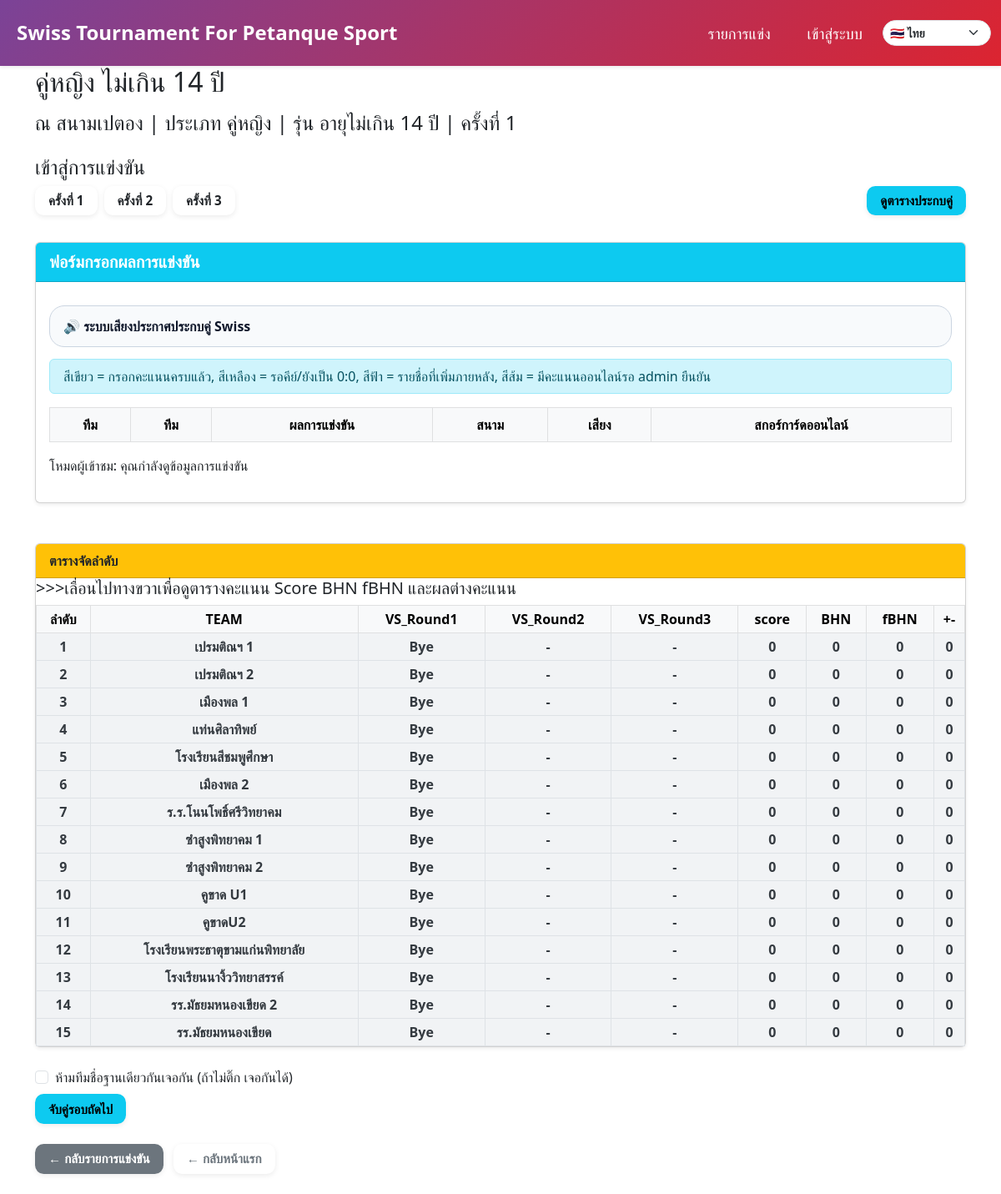
Screenshot of /event/3/round/1 with the database file from the repository.
### models.py (models this page shows)
class Event(db.Model):
    __tablename__ = "events"
    id = db.Column(db.Integer, primary_key=True)
    name = db.Column(db.String(100), nullable=False)
    location = db.Column(db.String(100))
    category = db.Column(db.String(50))
    sex = db.Column(db.String(50))
    age_group = db.Column(db.String(50))
    rounds = db.Column(db.Integer)
    competition_format = db.Column(db.String(40), nullable=False, default="swiss")
    current_round = db.Column(db.Integer, default=1)
    date = db.Column(db.Date, nullable=True)
    auto_field_enabled = db.Column(db.Boolean, default=False)
    field_prefix = db.Column(db.String(10), default='')  # เช่น 'A', ''
    field_start = db.Column(db.Integer, default=1)
    field_max = db.Column(db.Integer, default=16)
    field_exclude = db.Column(db.String, default='')  # เช่น '3,7,11
    logo_filename = db.Column(db.Text)  # เก็บเป็น JSON list
    is_finished = db.Column(db.Boolean, default=False, nullable=False)
    finished_at = db.Column(db.DateTime, nullable=True)
    finished_by_id = db.Column(db.Integer, db.ForeignKey("users.id"), nullable=True)
    created_at = db.Column(db.DateTime, server_default=text('CURRENT_TIMESTAMP'), nullable=True)
    creator_id = db.Column(db.Integer, db.ForeignKey("users.id"), nullable=False)
    tournament_id = db.Column(db.Integer, db.ForeignKey("tournaments.id"), nullable=True, index=True)
    teams = db.relationship("Team", backref="event", cascade="all, delete-orphan", lazy=True)
    matches = db.relationship("Match", backref="event", cascade="all, delete-orphan", lazy=True)

class Team(db.Model):
    __tablename__ = "teams"
    id = db.Column(db.Integer, primary_key=True)
    name = db.Column(db.String(100), nullable=False)
    event_id = db.Column(db.Integer, db.ForeignKey("events.id"), nullable=False)

### app.py (the view, shortened to what this page needs)
@app.route('/event/<int:event_id>/round/<int:round>', methods=['GET', 'POST'])
def round_matches(event_id, round):
    event = Event.query.get(event_id)
    if event is None:
        flash("ไม่พบรายการแข่งขันนี้", "warning")
        return redirect(url_for("index"))
    try:
        event.logo_list = json.loads(event.logo_filename) if event.logo_filename else []
    except Exception:
        event.logo_list = []
    matches = Match.query.filter_by(event_id=event_id, round=round).order_by(Match.field.asc(), Match.id.asc()).all()
    teams = {team.id: team.name for team in Team.query.filter_by(event_id=event_id).all()}
    auto_assign_field = event.auto_field_enabled
    rounds = db.session.query(Match.round).filter_by(event_id=event_id).distinct().order_by(Match.round).all()
    rounds = [r[0] for r in rounds]
    def generate_field_numbers(event, count):
        prefix = event.field_prefix or ''
        start = event.field_start or 1
        max_field = event.field_max or 16
        exclude_str = event.field_exclude or ''
        exclude = set(x.strip() for x in exclude_str.split(',') if x.strip())
        fields = []
        num = start
        while len(fields) < count and num < start + max_field * 10:
            field_name = f"{prefix}{num}"
            if field_name not in exclude:
                fields.append(field_name)
            num += 1
        return fields
    standings = calculate_standings(event_id)
    total_rounds = event.rounds if event.rounds else db.session.query(db.func.max(Match.round)).filter(Match.event_id == event_id).scalar() or 1
    auto_fields = generate_field_numbers(event, len(matches)) if auto_assign_field else []
    all_current_round_locked = bool(matches) and all(m.is_locked for m in matches)
    is_last_configured_round = bool(total_rounds) and round >= total_rounds
    live_version, _ = _round_live_state(event_id, round)
    return render_template(
        "round_matches.html",
        event=event,
        matches=matches,
        teams=teams,
        round=round,
        standings=standings,
        total_rounds=total_rounds,
        auto_assign_field=auto_assign_field,
        auto_fields=auto_fields,
        error_message=None,
        selected_round=round,  # ✅ ส่งตัวแปรนี้ไปให้ HTML
        all_current_round_locked=all_current_round_locked,
        is_last_configured_round=is_last_configured_round,
        live_version=live_version,
    )

### app.py (called while the page is built, shortened)
def get_current_lang():
    lang = request.args.get("lang") or session.get("lang") or "th"
    if lang not in SUPPORTED_LANGS:
        lang = "th"
    session["lang"] = lang
    return lang

@app.context_processor
def inject_i18n():
    lang = get_current_lang()
    return {
        "current_lang": lang,
        "supported_langs": SUPPORTED_LANGS,
        "text_translations": TEXT_TRANSLATIONS,
        "t": lambda key: translate(key, lang),
    }

def _round_live_state(event_id, round_no=None):
    query = Match.query.filter_by(event_id=event_id)
    if round_no:
        query = query.filter_by(round=round_no)
    matches = query.order_by(Match.round.asc(), Match.field.asc(), Match.id.asc()).all()
    team_ids = set()
    for match in matches:
        if match.team1_id:
            team_ids.add(match.team1_id)
        if match.team2_id:
            team_ids.add(match.team2_id)
    team_map = {team.id: team.name for team in Team.query.filter(Team.id.in_(team_ids)).all()} if team_ids else {}
    rows = []
    version_rows = []
    raw = json.dumps(version_rows, ensure_ascii=False, sort_keys=True, default=str)
    version = hashlib.sha1(raw.encode('utf-8')).hexdigest()
    return version, rows

@app.before_request
def protect_mutating_object_routes():
    if request.method not in {'POST', 'PUT', 'PATCH', 'DELETE'} or not current_user.is_authenticated:
        return None

### i18n.py (called while the page is built)
def translate(key, lang="th"):
    table = TRANSLATIONS.get(key, {})
    return table.get(lang) or table.get("th") or key

### templates/round_matches.html (shortened to what this page needs)
{% import 'macros.html' as macros %}
{% extends 'base.html' %}
{% block content %}
<div class="container mb-4">
  <h2 class="mb-3">{{ event.name }}</h2>
  <h4 class="mb-4">ณ {{ event.location }} | ประเภท {{ event.category }}{{ event.sex }} | รุ่น {{ event.age_group
    }} |
    {% if selected_round %} ครั้งที่ {{ selected_round }} {% else %} ทุกคู่แข่งขัน {% endif %}
  </h4>
  <div class="mb-4">
    <h4>เข้าสู่การแข่งขัน</h4>
    <div class="d-flex justify-content-between align-items-center flex-wrap mb-4">
      <div class="d-flex flex-wrap align-items-center">
        {% for round_num in range(1, event.rounds + 1) %}
        <a href="{{ url_for('round_matches', event_id=event.id, round=round_num) }}"
          class="btn btn-outline-dark mb-2 me-2 {% if round_num == current_round %}fw-bold{% endif %}">
          ครั้งที่ {{ round_num }}
        </a>
        {% endfor %}
      </div>
      <div class="mb-2">
        <a href="{{ url_for('match_pairs', event_id=event.id, round=selected_round) }}"
          class="btn btn-info">ดูตารางประกบคู่</a>
      </div>
    </div>
  </div>
  <div class="card mb-5 shadow-sm">
    <div class="card-header bg-info text-white fw-semibold fs-5">
      ฟอร์มกรอกผลการแข่งขัน
    </div>
    <div class="card-body p-3">
      <details class="voice-console no-print" id="swissVoiceConsole">
        <summary>🔊 ระบบเสียงประกาศประกบคู่ Swiss</summary>
      </details>
      {% set late_rows = matches | selectattr('team2_id', 'none') | selectattr('is_manual', 'equalto', False) | list %}
      <div class="alert alert-info py-2 mb-3">
        สีเขียว = กรอกคะแนนครบแล้ว, สีเหลือง = รอคีย์/ยังเป็น 0:0, สีฟ้า = รายชื่อที่เพิ่มภายหลัง, สีส้ม = มีคะแนนออนไลน์รอ admin ยืนยัน
      </div>
        <div class="table-responsive p-0">
          <table class="table table-bordered table-hover align-middle text-center mb-3">
            <thead class="table-light">
              <tr>
                <th>ทีม</th>
                <th>ทีม</th>
                <th>ผลการแข่งขัน</th>
                <th>สนาม</th>
                <th class="no-print">เสียง</th>
                <th>สกอร์การ์ดออนไลน์</th>
              </tr>
            </thead>
          </table>
        </div>
        {% if current_user.is_authenticated and current_user.role in ['admin', 'superadmin'] %}
        <div class="d-flex justify-content-between flex-wrap gap-2 align-items-start mb-3">
          <div class="d-flex flex-wrap gap-2">
            <a href="{{ url_for('score_sheet_all', event_id=event.id) }}?round={{ round }}" target="_blank"
              class="btn btn-outline-secondary">พิมพ์ใบบันทึกคะแนน</a>
            <button type="submit" name="action" value="lock_scores" class="btn btn-danger" onclick="return confirmDrawBeforeLock();">บันทึก + ล็อกผล</button>
            {% if is_last_configured_round and all_current_round_locked %}
            <a href="{{ url_for('event_standings', event_id=event.id, num_qualified_teams=standings|length) }}"
               class="btn btn-success">
              สิ้นสุดการแข่งขัน / ไปหน้ารายงาน Standing
            </a>
            {% elif is_last_configured_round %}
            <button type="button" class="btn btn-outline-success" disabled title="ต้องล็อกผลทุกคู่ก่อน">
              สิ้นสุดการแข่งขัน / ไปหน้ารายงาน Standing
            </button>
            {% endif %}
            <button type="submit" name="action" value="save_fields" class="btn btn-primary">บันทึกเลขสนาม</button>
            <button type="reset" class="btn btn-outline-warning">ล้างฟอร์ม</button>
            <input type="hidden" name="round" value="{{ selected_round }}">
          </div>
          <button type="submit" formaction="{{ url_for('delete_round_pairings', event_id=event.id, round=round) }}"
            formmethod="POST" onclick="return confirm('ต้องการลบคู่ประกบทั้งหมดของรอบนี้ใช่หรือไม่?');"
            class="btn btn-outline-danger">
            ลบคู่ประกบทั้งรอบ
          </button>
        </div>
        {% else %}
        <p>โหมดผู้เข้าชม: คุณกำลังดูข้อมูลการแข่งขัน</p>
        {% endif %}
    </div>
  </div>
  <div class="card mb-4 shadow-sm">
    <div class="card-header bg-warning text-dark fw-semibold">
      ตารางจัดลำดับ
    </div>
    <div class="card-body p-0">
      <h5>>>>เลื่อนไปทางขวาเพื่อดูตารางคะแนน Score BHN fBHN และผลต่างคะแนน</h5>
      {% if standings %}
      <div class="table-responsive">
        <table class="table table-bordered table-sm align-middle text-center mb-0">
          <thead class="table-light">
            <tr>
              <th>ลำดับ</th>
              <th>TEAM</th>
              {% for i in range(1, event.rounds + 1) %}
              <th>VS_Round{{ i }}</th>
              {% endfor %}
              <th>score</th>
              <th>BHN</th>
              <th>fBHN</th>
              <th>+-</th>
            </tr>
          </thead>
          <tbody>
            {% for team in standings %}
            <tr class="{{ macros.score_class(team.score) }}" style="font-weight: bold">
              <td>{{ loop.index }}</td>
              <td class="{{ macros.score_class(team.score) }}" style="font-weight: bold">
                {{ team.team_name }}
              </td>
              {% for i in range(1, event.rounds + 1) %}
              <td class="{{ macros.score_class(team.score) }}" style="font-weight: bold">
                {{ team["VS_Round" ~ i] if team["VS_Round" ~ i] else '-' }}
              </td>
              {% endfor %}
              <td class="{{ macros.score_class(team.score) }}" style="font-weight: bold">
                {{ team.score }}
              </td>
              <td class="{{ macros.score_class(team.score) }}" style="font-weight: bold">
                {{ team.buchholz }}
              </td>
              <td class="{{ macros.score_class(team.score) }}" style="font-weight: bold">
                {{ team.final_buchholz }}
              </td>
              <td class="{{ macros.score_class(team.score) }}" style="font-weight: bold">
                {{ team.point_diff }}
              </td>
            </tr>
            {% endfor %}
          </tbody>
        </table>
      </div>
      {% else %}
      <p class="p-3">ยังไม่มีตารางคะแนน</p>
      {% endif %}
    </div>
  </div>
  <form method="post" action="{{ url_for('pair_next_round', event_id=event.id) }}">
    <div class="form-check mb-2">
      <input class="form-check-input" type="checkbox" name="separate_same_name" id="separate_same_name">
      <label class="form-check-label" for="separate_same_name">
        ห้ามทีมชื่อฐานเดียวกันเจอกัน (ถ้าไม่ติ๊ก เจอกันได้)
      </label>
    </div>
    <button type="submit" class="btn btn-info mb-4">จับคู่รอบถัดไป</button>
  </form>
  <div class="mb-4">
    <a href="{{ url_for('event_detail', event_id=event.id) }}" class="btn btn-secondary me-2">← กลับรายการแข่งขัน</a>
    <a href="{{ url_for('index') }}" class="btn btn-outline-secondary">← กลับหน้าแรก</a>
  </div>
</div>
{% endblock %}

### static/css/style.css (style rules this page uses)
button.btn, .btn { font-family: "Prompt", "Segoe UI", sans-serif; font-weight: 600; font-size: 0.95rem; padding: 0.4rem 1rem; border-radius: 0.65rem; display: inline-flex; align-items: center; justify-content: center; gap: 0.5rem; transition: all 0.25s ease; text-transform: none; box-shadow: 0 2px 6px rgba(0, 0, 0, 0.08); border: none; cursor: pointer; }
.score-level-0 { background-color: #f1f3f5 !important; color: #343a40 !important; }
tr.score-level-7 > td, tr.score-level-6 > td, tr.score-level-5 > td, tr.score-level-4 > td, tr.score-level-3 > td, tr.score-level-2 > td, tr.score-level-1 > td, tr.score-level-0 > td { background-color: inherit !important; color: inherit !important; }

### templates/round_matches.html (style rules this page uses)
.voice-console { margin: 12px 0 14px; border: 1px solid #cbd5e1; border-radius: 18px; background: #f8fafc; overflow: hidden; }
.voice-console summary { cursor: pointer; padding: 12px 16px; font-weight: 900; color: #0f172a; list-style: none; }

### rows the page displays
Event: name "คู่หญิง ไม่เกิน 14 ปี", location "สนามเปตอง", category "คู่", sex "หญิง", age_group "อายุไม่เกิน 14 ปี"
Team: team_name "เปรมติณฯ 1", team "Bye" "-" "-", score "0", buchholz "0", final_buchholz "0", point_diff "0"
Team: team_name "เปรมติณฯ 2", team "Bye" "-" "-", score "0", buchholz "0", final_buchholz "0", point_diff "0"
Team: team_name "เมืองพล 1", team "Bye" "-" "-", score "0", buchholz "0", final_buchholz "0", point_diff "0"
Team: team_name "แท่นศิลาทิพย์", team "Bye" "-" "-", score "0", buchholz "0", final_buchholz "0", point_diff "0"
Team: team_name "โรงเรียนสีชมพูศึกษา", team "Bye" "-" "-", score "0", buchholz "0", final_buchholz "0", point_diff "0"
Team: team_name "เมืองพล 2", team "Bye" "-" "-", score "0", buchholz "0", final_buchholz "0", point_diff "0"
Team: team_name "ร.ร.โนนโพธิ์ศรีวิทยาคม", team "Bye" "-" "-", score "0", buchholz "0", final_buchholz "0", point_diff "0"
Team: team_name "ซำสูงพิทยาคม 1", team "Bye" "-" "-", score "0", buchholz "0", final_buchholz "0", point_diff "0"
Team: team_name "ซำสูงพิทยาคม 2", team "Bye" "-" "-", score "0", buchholz "0", final_buchholz "0", point_diff "0"
Team: team_name "คูขาด U1", team "Bye" "-" "-", score "0", buchholz "0", final_buchholz "0", point_diff "0"
Team: team_name "คูขาดU2", team "Bye" "-" "-", score "0", buchholz "0", final_buchholz "0", point_diff "0"
Team: team_name "โรงเรียนพระธาตุขามแก่นพิทยาลัย", team "Bye" "-" "-", score "0", buchholz "0", final_buchholz "0", point_diff "0"
Team: team_name "โรงเรียนนางิ้ววิทยาสรรค์", team "Bye" "-" "-", score "0", buchholz "0", final_buchholz "0", point_diff "0"
Team: team_name "รร.มัธยมหนองเขียด 2", team "Bye" "-" "-", score "0", buchholz "0", final_buchholz "0", point_diff "0"
Team: team_name "รร.มัธยมหนองเขียด", team "Bye" "-" "-", score "0", buchholz "0", final_buchholz "0", point_diff "0"

### other values shown
{{ t('events') }} "รายการแข่ง"
{{ t('login') }} "เข้าสู่ระบบ"
{{ selected_round }} "1"
{{ round_num }} "1" "2" "3"
{{ i }} "1" "2" "3"
form field value "🇹🇭 ไทย"
